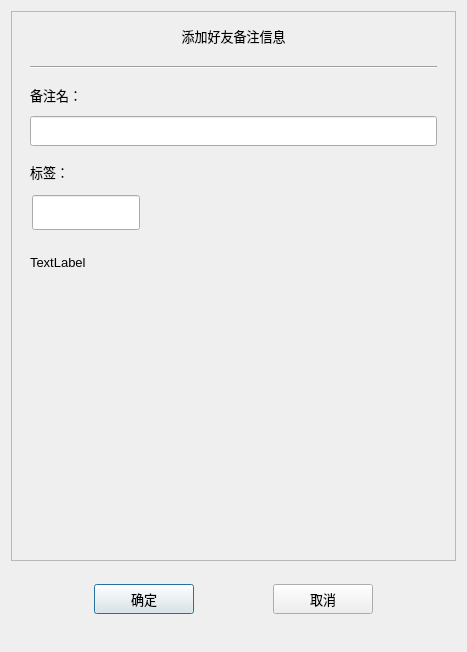
<?xml version="1.0" encoding="UTF-8"?>
<ui version="4.0">
 <class>AuthenFriend</class>
 <widget class="QDialog" name="AuthenFriend">
  <property name="geometry">
   <rect>
    <x>0</x>
    <y>0</y>
    <width>467</width>
    <height>652</height>
   </rect>
  </property>
  <property name="windowTitle">
   <string>Dialog</string>
  </property>
  <layout class="QVBoxLayout" name="verticalLayout">
   <item>
    <widget class="QScrollArea" name="scrollArea">
     <property name="minimumSize">
      <size>
       <width>0</width>
       <height>550</height>
      </size>
     </property>
     <property name="widgetResizable">
      <bool>true</bool>
     </property>
     <widget class="QWidget" name="scrollcontent">
      <property name="geometry">
       <rect>
        <x>0</x>
        <y>0</y>
        <width>453</width>
        <height>548</height>
       </rect>
      </property>
      <layout class="QVBoxLayout" name="verticalLayout_2">
       <item>
        <widget class="QLabel" name="apply_lb">
         <property name="minimumSize">
          <size>
           <width>0</width>
           <height>30</height>
          </size>
         </property>
         <property name="maximumSize">
          <size>
           <width>16777215</width>
           <height>30</height>
          </size>
         </property>
         <property name="font">
          <font>
           <family>Arial</family>
           <pointsize>10</pointsize>
          </font>
         </property>
         <property name="text">
          <string>添加好友备注信息</string>
         </property>
         <property name="alignment">
          <set>Qt::AlignCenter</set>
         </property>
        </widget>
       </item>
       <item>
        <widget class="QWidget" name="apply_wid" native="true">
         <layout class="QVBoxLayout" name="verticalLayout_3">
          <item>
           <widget class="Line" name="line">
            <property name="orientation">
             <enum>Qt::Horizontal</enum>
            </property>
           </widget>
          </item>
          <item>
           <widget class="QLabel" name="label_2">
            <property name="minimumSize">
             <size>
              <width>0</width>
              <height>35</height>
             </size>
            </property>
            <property name="maximumSize">
             <size>
              <width>16777215</width>
              <height>30</height>
             </size>
            </property>
            <property name="font">
             <font>
              <family>Arial</family>
              <pointsize>10</pointsize>
             </font>
            </property>
            <property name="text">
             <string>备注名：</string>
            </property>
           </widget>
          </item>
          <item>
           <widget class="CustomizeEdit" name="back_ed">
            <property name="minimumSize">
             <size>
              <width>0</width>
              <height>30</height>
             </size>
            </property>
           </widget>
          </item>
          <item>
           <widget class="QLabel" name="label_3">
            <property name="minimumSize">
             <size>
              <width>0</width>
              <height>35</height>
             </size>
            </property>
            <property name="maximumSize">
             <size>
              <width>16777215</width>
              <height>30</height>
             </size>
            </property>
            <property name="font">
             <font>
              <family>Arial</family>
              <pointsize>10</pointsize>
             </font>
            </property>
            <property name="text">
             <string>标签：</string>
            </property>
           </widget>
          </item>
          <item>
           <widget class="QWidget" name="lb_grou_wid" native="true">
            <property name="minimumSize">
             <size>
              <width>0</width>
              <height>60</height>
             </size>
            </property>
            <property name="maximumSize">
             <size>
              <width>16777215</width>
              <height>16777215</height>
             </size>
            </property>
            <layout class="QVBoxLayout" name="verticalLayout_4">
             <property name="spacing">
              <number>0</number>
             </property>
             <property name="leftMargin">
              <number>0</number>
             </property>
             <property name="topMargin">
              <number>0</number>
             </property>
             <property name="rightMargin">
              <number>0</number>
             </property>
             <property name="bottomMargin">
              <number>0</number>
             </property>
             <item>
              <widget class="QWidget" name="gridWidget" native="true">
               <property name="minimumSize">
                <size>
                 <width>0</width>
                 <height>50</height>
                </size>
               </property>
               <widget class="CustomizeEdit" name="lb_ed">
                <property name="geometry">
                 <rect>
                  <x>2</x>
                  <y>2</y>
                  <width>108</width>
                  <height>35</height>
                 </rect>
                </property>
                <property name="minimumSize">
                 <size>
                  <width>0</width>
                  <height>30</height>
                 </size>
                </property>
                <property name="maximumSize">
                 <size>
                  <width>16777215</width>
                  <height>40</height>
                 </size>
                </property>
               </widget>
              </widget>
             </item>
             <item>
              <widget class="QWidget" name="input_tip_wid" native="true">
               <property name="minimumSize">
                <size>
                 <width>0</width>
                 <height>40</height>
                </size>
               </property>
               <property name="maximumSize">
                <size>
                 <width>16777215</width>
                 <height>40</height>
                </size>
               </property>
               <layout class="QVBoxLayout" name="verticalLayout_5">
                <property name="spacing">
                 <number>0</number>
                </property>
                <property name="leftMargin">
                 <number>0</number>
                </property>
                <property name="topMargin">
                 <number>0</number>
                </property>
                <property name="rightMargin">
                 <number>0</number>
                </property>
                <property name="bottomMargin">
                 <number>0</number>
                </property>
                <item>
                 <widget class="ClickedOnceLabel" name="tip_lb">
                  <property name="minimumSize">
                   <size>
                    <width>0</width>
                    <height>35</height>
                   </size>
                  </property>
                  <property name="maximumSize">
                   <size>
                    <width>16777215</width>
                    <height>35</height>
                   </size>
                  </property>
                  <property name="font">
                   <font>
                    <family>Arial</family>
                    <pointsize>10</pointsize>
                   </font>
                  </property>
                  <property name="text">
                   <string>TextLabel</string>
                  </property>
                 </widget>
                </item>
               </layout>
              </widget>
             </item>
            </layout>
           </widget>
          </item>
          <item>
           <widget class="QWidget" name="widget" native="true">
            <property name="minimumSize">
             <size>
              <width>60</width>
              <height>0</height>
             </size>
            </property>
            <property name="maximumSize">
             <size>
              <width>16777215</width>
              <height>16777215</height>
             </size>
            </property>
            <layout class="QHBoxLayout" name="horizontalLayout_2">
             <property name="spacing">
              <number>7</number>
             </property>
             <property name="leftMargin">
              <number>0</number>
             </property>
             <property name="topMargin">
              <number>0</number>
             </property>
             <property name="rightMargin">
              <number>0</number>
             </property>
             <property name="bottomMargin">
              <number>0</number>
             </property>
             <item>
              <widget class="QWidget" name="lb_list" native="true">
               <property name="minimumSize">
                <size>
                 <width>287</width>
                 <height>50</height>
                </size>
               </property>
               <property name="maximumSize">
                <size>
                 <width>287</width>
                 <height>16777215</height>
                </size>
               </property>
              </widget>
             </item>
             <item>
              <widget class="QWidget" name="more_lb_wid" native="true">
               <property name="minimumSize">
                <size>
                 <width>38</width>
                 <height>0</height>
                </size>
               </property>
               <property name="maximumSize">
                <size>
                 <width>38</width>
                 <height>16777215</height>
                </size>
               </property>
               <layout class="QVBoxLayout" name="verticalLayout_6">
                <property name="spacing">
                 <number>0</number>
                </property>
                <property name="leftMargin">
                 <number>0</number>
                </property>
                <property name="topMargin">
                 <number>0</number>
                </property>
                <property name="rightMargin">
                 <number>0</number>
                </property>
                <property name="bottomMargin">
                 <number>0</number>
                </property>
                <item>
                 <spacer name="verticalSpacer_3">
                  <property name="orientation">
                   <enum>Qt::Vertical</enum>
                  </property>
                  <property name="sizeHint" stdset="0">
                   <size>
                    <width>20</width>
                    <height>40</height>
                   </size>
                  </property>
                 </spacer>
                </item>
                <item>
                 <widget class="ClickedOnceLabel" name="more_lb">
                  <property name="minimumSize">
                   <size>
                    <width>32</width>
                    <height>32</height>
                   </size>
                  </property>
                  <property name="maximumSize">
                   <size>
                    <width>32</width>
                    <height>32</height>
                   </size>
                  </property>
                  <property name="text">
                   <string/>
                  </property>
                 </widget>
                </item>
                <item>
                 <spacer name="verticalSpacer_4">
                  <property name="orientation">
                   <enum>Qt::Vertical</enum>
                  </property>
                  <property name="sizeHint" stdset="0">
                   <size>
                    <width>20</width>
                    <height>40</height>
                   </size>
                  </property>
                 </spacer>
                </item>
               </layout>
              </widget>
             </item>
            </layout>
           </widget>
          </item>
         </layout>
        </widget>
       </item>
      </layout>
     </widget>
    </widget>
   </item>
   <item>
    <widget class="QWidget" name="apply_sure_wid" native="true">
     <property name="minimumSize">
      <size>
       <width>0</width>
       <height>65</height>
      </size>
     </property>
     <layout class="QHBoxLayout" name="horizontalLayout">
      <item>
       <spacer name="horizontalSpacer">
        <property name="orientation">
         <enum>Qt::Horizontal</enum>
        </property>
        <property name="sizeHint" stdset="0">
         <size>
          <width>67</width>
          <height>20</height>
         </size>
        </property>
       </spacer>
      </item>
      <item>
       <widget class="ClickedBtn" name="sure_btn">
        <property name="minimumSize">
         <size>
          <width>100</width>
          <height>30</height>
         </size>
        </property>
        <property name="font">
         <font>
          <family>Arial</family>
          <pointsize>10</pointsize>
         </font>
        </property>
        <property name="text">
         <string>确定</string>
        </property>
       </widget>
      </item>
      <item>
       <spacer name="horizontalSpacer_2">
        <property name="orientation">
         <enum>Qt::Horizontal</enum>
        </property>
        <property name="sizeHint" stdset="0">
         <size>
          <width>67</width>
          <height>20</height>
         </size>
        </property>
       </spacer>
      </item>
      <item>
       <widget class="ClickedBtn" name="cancel_btn">
        <property name="minimumSize">
         <size>
          <width>100</width>
          <height>30</height>
         </size>
        </property>
        <property name="font">
         <font>
          <family>Arial</family>
          <pointsize>10</pointsize>
         </font>
        </property>
        <property name="text">
         <string>取消</string>
        </property>
       </widget>
      </item>
      <item>
       <spacer name="horizontalSpacer_3">
        <property name="orientation">
         <enum>Qt::Horizontal</enum>
        </property>
        <property name="sizeHint" stdset="0">
         <size>
          <width>67</width>
          <height>20</height>
         </size>
        </property>
       </spacer>
      </item>
     </layout>
    </widget>
   </item>
   <item>
    <spacer name="verticalSpacer">
     <property name="orientation">
      <enum>Qt::Vertical</enum>
     </property>
     <property name="sizeHint" stdset="0">
      <size>
       <width>20</width>
       <height>14</height>
      </size>
     </property>
    </spacer>
   </item>
  </layout>
 </widget>
 <customwidgets>
  <customwidget>
   <class>ClickedBtn</class>
   <extends>QPushButton</extends>
   <header location="global">clickedbtn.h</header>
  </customwidget>
  <customwidget>
   <class>CustomizeEdit</class>
   <extends>QLineEdit</extends>
   <header location="global">customizeedit.h</header>
  </customwidget>
  <customwidget>
   <class>ClickedOnceLabel</class>
   <extends>QLabel</extends>
   <header location="global">clickedoncelabel.h</header>
  </customwidget>
 </customwidgets>
 <resources/>
 <connections/>
</ui>
